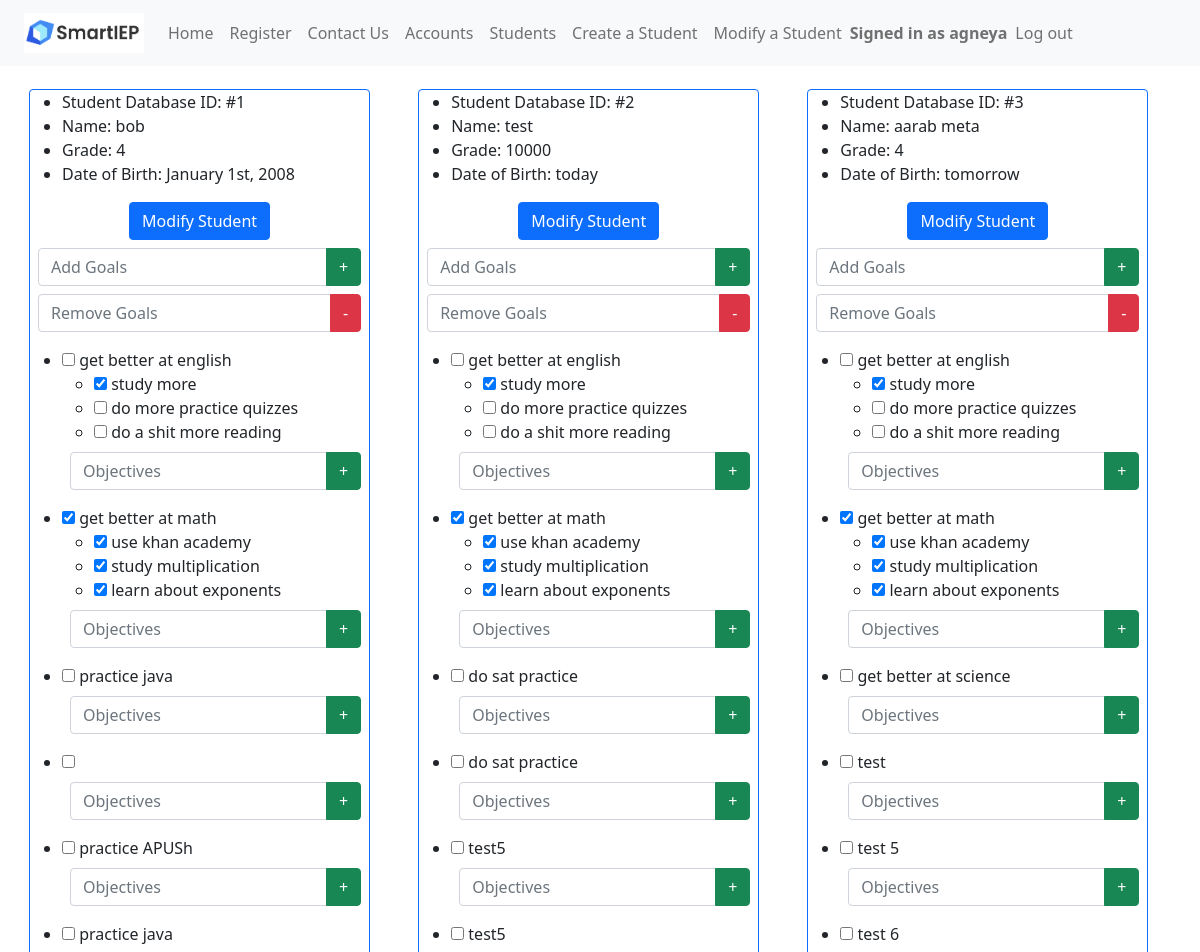
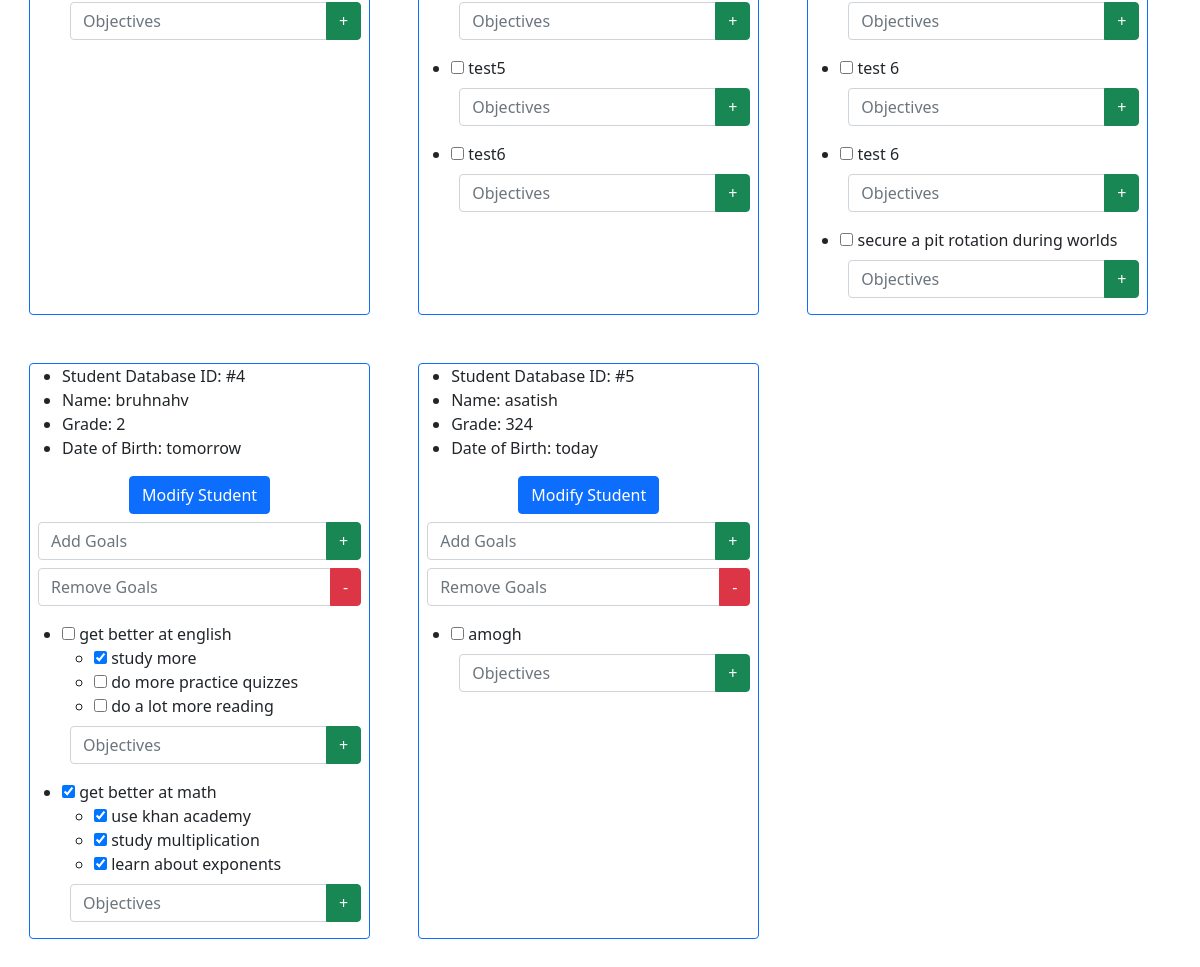
The page /students (signed in) on the database as committed earlier (2 pictures, top to bottom).
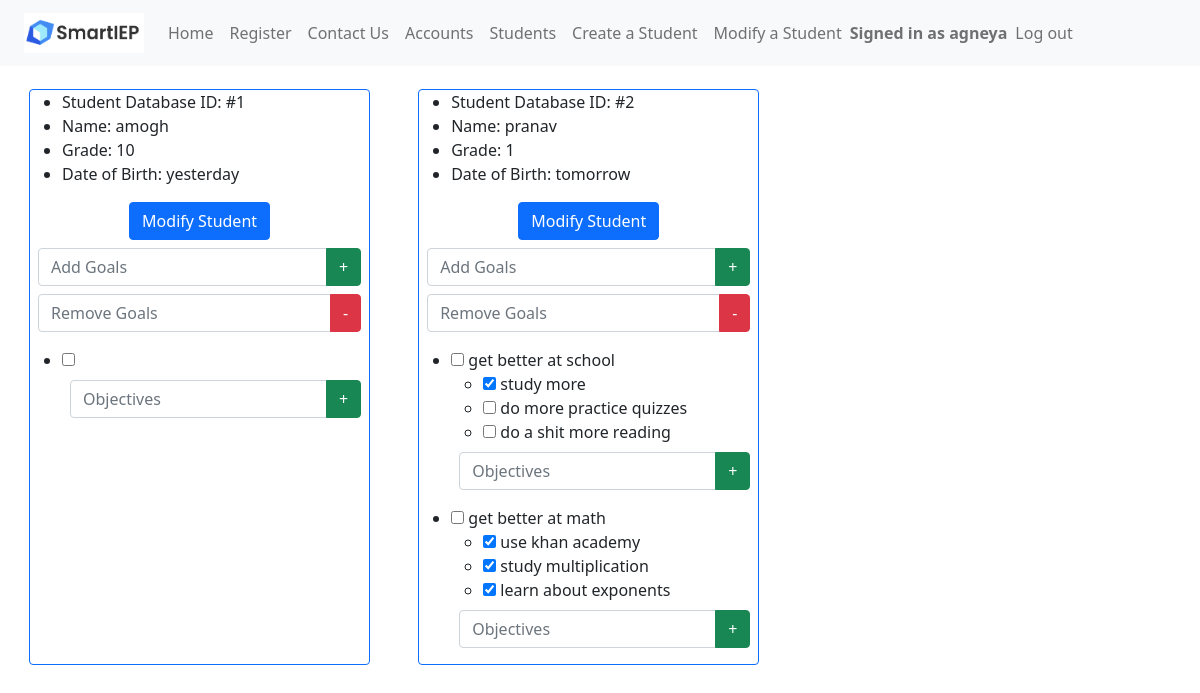
The same page on the database as committed later.
### app.py (models this page shows, shortened)
class Accounts(UserMixin, db.Model):
	__tablename__ = 'accounts'
	account_id = db.Column(db.Integer, primary_key=True)
	callname = db.Column(db.String(200),nullable=False)
	username = db.Column(db.String(200),nullable=False)
	password = db.Column(db.String(200),nullable=False)

class Students(db.Model):
	__tablename__ = 'students'
	student_id = db.Column(db.Integer, primary_key=True)
	name = db.Column(db.String(200),nullable=False)
	grade = db.Column(db.Integer)
	dateofbirth = db.Column(db.String(200),nullable=False)
	tasks = db.Column(db.String(500),nullable=False)

### app.py (the view, shortened to what this page needs)
@main.route("/students", methods=('GET', 'POST'))
@login_required
def students():
	students = Students.query.all()
	return render_template('students.html',students=students)

### app.py (called while the page is built)
@login_manager.user_loader
def load_user(account_id):
    return Accounts.query.get(int(account_id))

@app.context_processor
def utility_processor():
	def parse_tasks(newData):
		if (newData != ""):
			goalArrays = []
			for i in range(MAX_GOALS):
				goalArrays.append([])
			parts = newData[:-1].split(";")
			counter = 0
			for part in parts:
				if part[1] == "[":
					part = re.sub("\[.*?\]","[]",part)
					part = part.replace("[","").replace("]","")
					goalArrays[counter].append(part)
					counter = counter + 1
			for part in parts:
				if part[1] == "(":
					goalKey = int(part[part.find("(")+1:part.find(")")])
					part = re.sub("\(.*?\)","()",part)
					part = part.replace("(","").replace(")","")
					goalArrays[goalKey].append(part)
			return goalArrays
		else:
			return []
	return dict(parse_tasks=parse_tasks)

### templates/students.html (shortened to what this page needs)
<!DOCTYPE html>
<html lang="en">
    <head>
        <link href="https://cdn.jsdelivr.net/npm/bootstrap@5.0.2/dist/css/bootstrap.min.css" rel="stylesheet">
    </head>
    <header>
      {% include 'nav.html' %}
    </header>
    <body>
        <div class="content">
            {% for student in students %}
                <div class="m-4 border border-primary rounded">
                    <ul>
                        <li>Student Database ID: #{{ student.student_id }}</li>
                        <li>Name: {{ student.name }}</li>
                        <li>Grade: {{ student.grade }}</li>
                        <li>Date of Birth: {{ student.dateofbirth }}</li>
                    </ul>
                    <div class="container">
                        <div class="d-flex justify-content-center align-items-center">
                            <button class="btn btn-primary" type="button" data-toggle="collapse" data-target="#dropDownForm{{ student.student_id }}" aria-expanded="false" aria-controls="dropDownForm">
                                Modify Student
                            </button>
                        </div>
                    </div>
                    <form method="post" class="m-2" action="/addgoal">
                        <div class="input-group">
                          <input type="text" class="form-control" name="add_goal{{ student.student_id }}" id="add_goal" placeholder="Add Goals">
                          <button type="submit" class="btn btn-success" name="submit_goal" value="submit{{ student.student_id }}">+</button>
                        </div>
                    </form>
                    <form method="post" class="m-2" action="/removegoal">
                        <div class="input-group mb-3">
                            <input type="text" class="form-control" name="remove_goal{{ student.student_id }}" id="input_goal" placeholder="Remove Goals">
                            <button type="submit" class="btn btn-danger" name="remove_goal" value="remove{{ student.student_id }}">-</button>
                          </div>
                    </form>
                    {% for taskarr in parse_tasks(student.tasks) if not taskarr|length == 0%}
                        <ul class="mt-1">
                            <li>
                                <input type="checkbox" {% if taskarr[0][0] == "1" %} checked="checked"{% endif %}> {{ taskarr[0][1:] }}</input>
                            </li>
                                <ul>
                                    {% set counter = 1%}
                                    {% for objective in taskarr[1:] %}
                                        <li>
                                            <input type="checkbox" {% if taskarr[loop.index][0] == "1" %} checked="checked"{% endif %}> {{ taskarr[loop.index][1:] }}</input>
                                        </li>
                                    {% endfor %}
                                </ul>
                                <form method="post" class="m-2">
                                    <div class="input-group mb-3">
                                      <input type="text" class="form-control" placeholder="Objectives">
                                      <button class="btn btn-success" type="submit">+</button>
                                    </div>
                                </form>
                        </ul>
                    {% endfor %}
                </div>
            {% endfor %}
        </div>
    </body>
</html>

### templates/nav.html (shortened to what this page needs)
<nav class="px-4 navbar fixed-top navbar-expand-lg navbar-light bg-light">
    <a class="navbar-brand" href="/"><img src="static\smartieplogo.png" width="120" height="40"></a>
    <div>
      <ul class="navbar-nav mr-auto">
        <li class="nav-item active">
          <a class="nav-link" href="/signin">Home</a>
        </li>
        <li class="nav-item">
          <a class="nav-link" href="/register">Register</a>
        </li>
        <li class="nav-item">
          <a class="nav-link" href="/contactus">Contact Us</a>
        </li>
        {% if current_user.is_authenticated %}
        <li class="nav-item">
          <a class="nav-link" href="/accounts">Accounts</a>
        </li>
        <li class="nav-item">
          <a class="nav-link" href="/students">Students</a>
        </li>
        <li class="nav-item">
          <a class="nav-link" href="/createstudent">Create a Student</a>
        </li>
        <li class="nav-item">
          <a class="nav-link" href="/modifystudent">Modify a Student</a>
        </li>
        <span class="navbar-text navbar-right">
          <b>Signed in as {{ current_user.callname }}</b>
        </span>
        <li class="nav-item">
          <a class="nav-link" href="/logout">Log out</a>
        </li>
      </ul>
        {% endif %}
    </div>
  </nav>

### templates/students.html (style rules this page uses)
.content { margin: 5px; width: 100%; display: flex; flex-direction: row; flex-wrap: wrap; }
body { padding-top: 60px; }

Rows that differ between the two databases and show on the page:
removed Students: student_id "3", name "aarab meta", grade "4", dateofbirth "tomorrow", taskarr "get better at english" "get better at math" "get better at science" "test" "test 5" "test 6" "test 6" "test 6" "secure a pit rotation during worlds", index "☑" "☑" "☑" "☑", taskarr "study more" "do more practice quizzes" "do a shit more reading" "use khan academy" "study multiplication" "learn about exponents", if "☑"
removed Students: student_id "4", name "bruhnahv", grade "2", dateofbirth "tomorrow", taskarr "get better at english" "get better at math", index "☑" "☑" "☑" "☑", taskarr "study more" "do more practice quizzes" "do a lot more reading" "use khan academy" "study multiplication" "learn about exponents", if "☑"
removed Students: student_id "5", name "asatish", grade "324", dateofbirth "today", taskarr "amogh"
changed Students id 1: name "bob" → "amogh"; grade "4" → "10"; dateofbirth "January 1st, 2008" → "yesterday"
changed Students id 2: name "test" → "pranav"; grade "10000" → "1"; dateofbirth "today" → "tomorrow"; if "☑" → "☐"
Other text that changed with them:
new list line: "☐ get better at school ☑ study more ☐ do more practice quizzes ☐ do a shit more reading  +"
list line gone: "☐ get better at english ☑ study more ☐ do more practice quizzes ☐ do a shit more reading  +"
list line gone: "☑ get better at math ☑ use khan academy ☑ study multiplication ☑ learn about exponents  +"
list line gone: "☐ practice java  +"
list line gone: "☐ practice APUSh  +"
list line gone: "☐ do sat practice  +"
list line gone: "☐ test5  +"
list line gone: "☐ test6  +"
